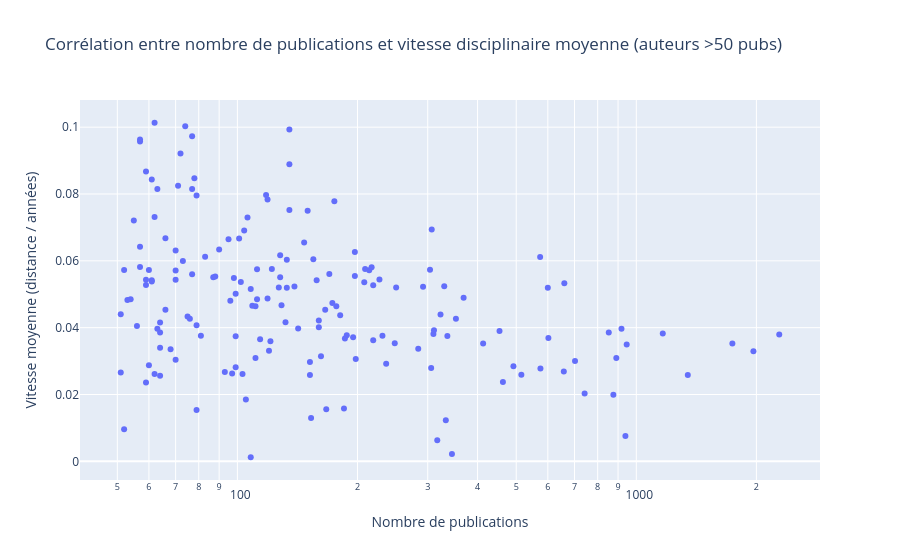

The cell this chart's notebook holds for it:
### Code cell
import pandas as pd
import numpy as np
import plotly.express as px
from collections import defaultdict

# === 1. Chargement des coordonnées t-SNE ===
df_coords = pd.read_csv("../data/coordinates.csv")
coord_cols = [c for c in df_coords.columns if c != "disc"]
disc_to_coord = {
    row["disc"]: row[coord_cols].to_numpy()
    for _, row in df_coords.iterrows()
}

# === 2. Chargement des publications auteur ===
df_pub = pd.read_parquet("../data/author_publications_dir/X.parquet")
# Colonnes : ['author', 'discipline', 'year']

# === 3. Fonction pour récupérer publications d'un auteur ===
def get_author_publications_fast(author_name):
    sub = df_pub[df_pub["author"].str.lower() == author_name.lower()]
    if sub.empty:
        return {}

    grouped = sub.groupby(["year", "discipline"]).size().reset_index(name="count")

    result = defaultdict(lambda: defaultdict(int))
    for _, row in grouped.iterrows():
        result[row["year"]][row["discipline"]] = row["count"]
    return result

# === 4. Calcul vitesse moyenne pour un auteur ===
def compute_average_speed(author_name):
    pub_data = get_author_publications_fast(author_name)
    if not pub_data:
        return 0, 0, 0  # (nb_publications, distance_totale, vitesse_moyenne)

    all_years = sorted(pub_data)
    trajectory = []

    total_pubs = sum(
        sum(pub_data[y].values())
        for y in pub_data
    )

    if total_pubs <= 20:  # On ignore les auteurs avec <= 20 publications
        return total_pubs, 0, 0

    for idx, year in enumerate(all_years):
        aggregated = defaultdict(int)
        selected_years = all_years[:idx + 1]
        for y in selected_years:
            for disc, count in pub_data[y].items():
                aggregated[disc] += count

        total = sum(aggregated.values())
        coords = np.array([
            disc_to_coord[disc] * weight / total
            for disc, weight in aggregated.items()
            if disc in disc_to_coord
        ])
        if len(coords) == 0:
            continue
        bary = np.sum(coords, axis=0)
        trajectory.append(bary)

    # Distance totale parcourue
    total_distance = 0
    for i in range(len(trajectory) - 1):
        total_distance += np.linalg.norm(trajectory[i+1] - trajectory[i])

    # Calcul de la vitesse moyenne (distance / années avec publications)
    nb_years = len(all_years)
    avg_speed = total_distance / nb_years if nb_years > 0 else 0

    return total_pubs, total_distance, avg_speed

# === 5. Liste des auteurs avec plus de 20 publications ===
pub_counts = df_pub.groupby("author").size()
eligible_authors = pub_counts[pub_counts > 50].index.to_numpy()

# === 6. Prendre un échantillon de 5000 auteurs parmi les éligibles ===
sample_authors = np.random.choice(eligible_authors, size=min(5000, len(eligible_authors)), replace=False)

# === 7. Calcul pour l'échantillon ===
records = []
for author in sample_authors:
    total_pubs, total_dist, avg_speed = compute_average_speed(author)
    if total_pubs > 20:  # Vérification finale
        records.append({
            "author": author,
            "publications": total_pubs,
            "distance": total_dist,
            "avg_speed": avg_speed
        })

df_analysis = pd.DataFrame(records)

# === 8. Scatter plot (vitesse vs publications) ===
fig = px.scatter(
    df_analysis,
    x="publications",
    log_x=True,
    y="avg_speed",
    hover_name="author",
    title="Corrélation entre nombre de publications et vitesse disciplinaire moyenne (auteurs >50 pubs)",
    labels={"publications": "Nombre de publications", "avg_speed": "Vitesse moyenne (distance / années)"}
)

fig.show()

# === 9. Corrélation Pearson ===
corr = df_analysis[["publications", "avg_speed"]].corr().iloc[0, 1]
print(f"Corrélation (auteurs >50 pubs) : {corr:.3f}")

### Figure 1 — Plotly figure (JSON) as saved in the notebook; plotly's stock layout.template omitted (floating-point values rounded to 4 significant figures; data arrays with more than 128 entries replaced by an {"elided": "..."} marker saying what was removed)
{"data": [{"hovertemplate": "<b>%{hovertext}</b><br><br>Nombre de publications=%{x}<br>Vitesse moyenne (distance / années)=%{y}<extra></extra>", "hovertext": {"elided": "169 str values"}, "legendgroup": "", "marker": {"color": "#636efa", "symbol": "circle"}, "mode": "markers", "name": "", "orientation": "v", "showlegend": false, "type": "scatter", "x": {"elided": "169 int values"}, "xaxis": "x", "y": {"elided": "169 float values"}, "yaxis": "y"}], "layout": {"legend": {"tracegroupgap": 0}, "title": {"text": "Corrélation entre nombre de publications et vitesse disciplinaire moyenne (auteurs >50 pubs)"}, "xaxis": {"anchor": "y", "domain": [0, 1], "title": {"text": "Nombre de publications"}, "type": "log"}, "yaxis": {"anchor": "x", "domain": [0, 1], "title": {"text": "Vitesse moyenne (distance / années)"}}}}
